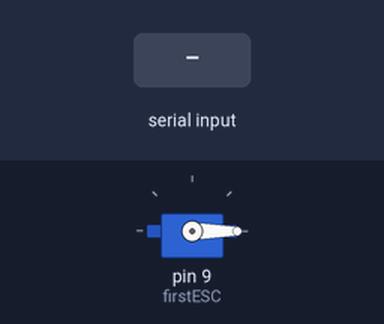
Recording of a sketch running on a simulated Arduino Uno, built with avr-gcc and run on an emulated ATmega328P. On the bench: servo. The test bench sets the inputs (shaded band).

Above: at 1.2 s.
1.3 s: "90,45\n" received over Serial
At 2.1 s:
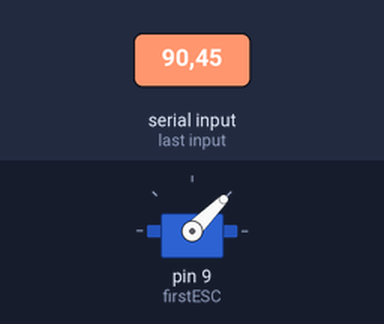
3.8 s: "30,150\n" received over Serial
At 4.2 s:
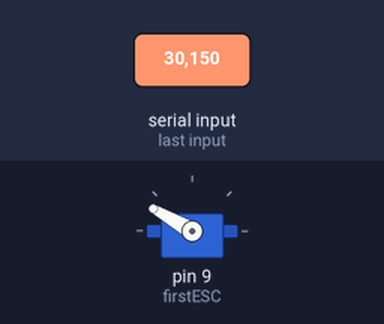
6.3 s: "200\n" received over Serial
At 7.1 s:
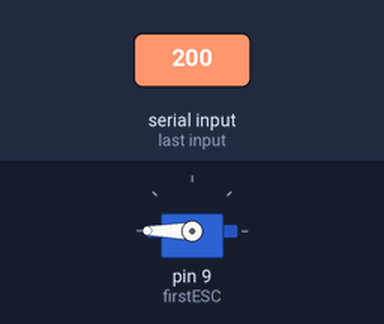
Timing chart, 0 to 9.3 s (numbered marks = the images above; inputs shaded):
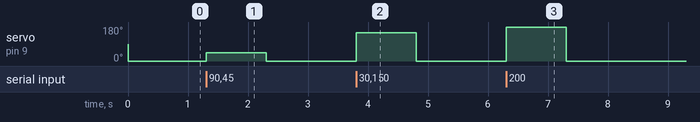

Measured:
- after the input at 1.3 s, servo on pin 9 (firstESC): 0° → 45° at once, → 0° 1.0 s later
- after the input at 3.8 s, servo on pin 9 (firstESC): 0° → 150° at once, → 0° 1.0 s later
- after the input at 6.3 s, servo on pin 9 (firstESC): 0° → 180° at once, → 0° 1.0 s later

The sketch:

ESC.ino
```cpp
/*
Coded by Marjan Olesch
Sketch from Insctructables.com
Open source - do what you want with this code!
*/
#include <ServoTimer2.h>
ServoTimer2 firstESC;

int value = 0; // set values you need to zero

void setup() {

  firstESC.attach(9);    // attached to pin 9 I just do this with 1 Servo
  delay(1);
  Serial.begin(9600);    // start serial at 9600 baud

}

void loop() {

//First connect your ESC WITHOUT Arming. Then Open Serial and follo Instructions

  firstESC.write(value);

  if(Serial.available())
    value = Serial.parseInt();    // Parse an Integer from Serial

}
```
